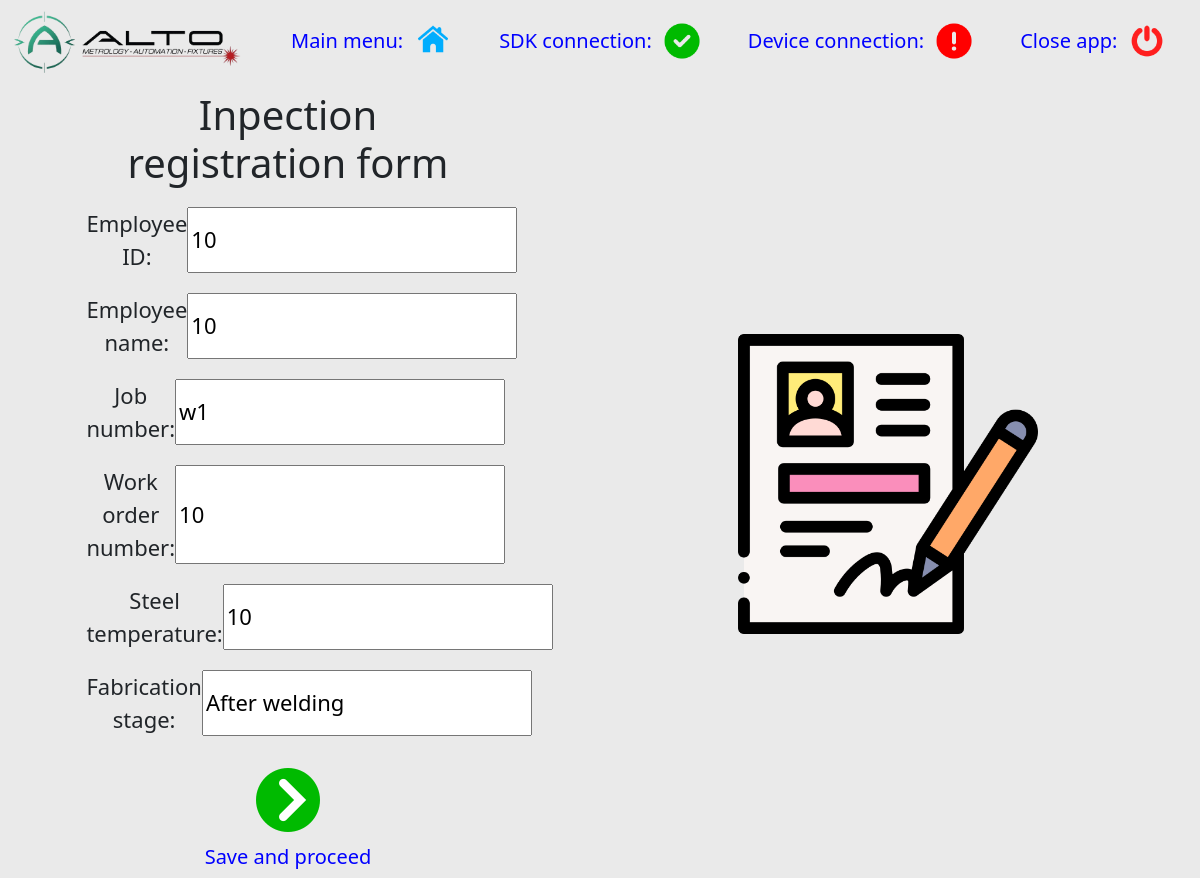
Screenshot of /fill_form/update/1/ with the database file from the repository.
### user_interface/models.py (models this page shows, shortened)
class FillForm(models.Model):
    date_time = models.DateTimeField(auto_now=True)
    report_number = models.CharField(max_length=200, blank=False, verbose_name='Report number')
    employee_id = models.IntegerField(verbose_name='Employee ID')
    employee_name = models.CharField(max_length=200, blank=False, verbose_name='Employee name')
    job_number = models.CharField(max_length=200, blank=True, verbose_name='Job number')
    wo_number = models.CharField(max_length=200, blank=True, verbose_name='Work order number')
    steel_temperature = models.IntegerField(blank=False, verbose_name='Steel temperature')
    fabrication_stage = models.CharField(max_length=200, blank=False, verbose_name='Fabrication stage')
    file_path = models.CharField(max_length=250, blank=False)
    station_name = models.ForeignKey(MainFunction, on_delete=models.CASCADE, verbose_name='Station name')

### user_interface/views.py (the view)
# urls.py: path('fill_form/update/<int:pk>/', FillFormUpdate.as_view(), name='fill_form_update'),
class FillFormUpdate(UpdateView):
    model = FillForm
    template_name = 'user_interface/form.html'
    fields = ['employee_id',
              'employee_name',
              'job_number',
              'wo_number',
              'steel_temperature',
              'fabrication_stage']

### user_interface/templates/user_interface/form.html
{% extends "user_interface/base.html" %}
{% load static %}
{% block page_css %}
<link rel="stylesheet" href="{% static 'user_interface/form.css' %}">
{% endblock %}
{% block content %}
    <div class="container-flex text-center">
      <div class="row align-items-center">
        <div class="col" id="in-form">
            <form method="post" action="">{% csrf_token %}
                <h1>Inpection registration form</h1>
                <ul>
                {{ form.as_ul }}
                </ul>
                <button type="submit">
                    <img src="{% static 'icons/right.png' %}">
                    <span>Save and proceed</span>
                </button>
            </form>
        </div>
        <div class="col picture">
            <img src="{% static 'icons/registration.png' %}">
        </div>
      </div>
    </div>
{% endblock %}

### user_interface/static/user_interface/base.css (style rules this page uses)
body { background-color: #EAEAEA; margin: 0px; height: 100vh; overflow: hidden; }

### user_interface/static/user_interface/form.css (style rules this page uses)
.picture img { width: 300px; }
.container-flex { height: 80vh; display: flex; }
.row { width: 100%; }
#in-form { display: flex; justify-content: center; }
ul { padding-left: 0px; list-style: none; }
form { width: 70%; }
li { font-size: 22px; display: flex; justify-content: space-between; margin-top: 20px; }
button { background: none; border: none; display: flex; flex-direction: column; text-align: center; align-items: center; width: 100%; }
button img { margin-top: 15px; margin-bottom: 5px; width: 64px; }
span { font-size: 20px; color: blue; padding: 5px; }

### rows the page displays
FillForm: employee_id "10", employee_name "10", job_number "w1", wo_number "10", steel_temperature "10", fabrication_stage "After welding"
